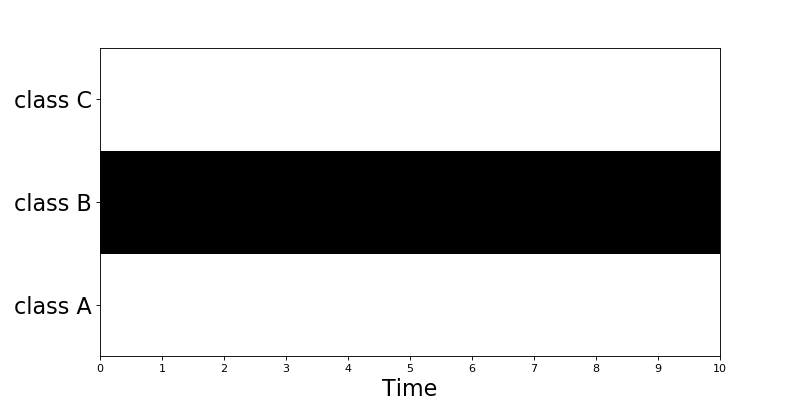

The script that drew this image:
import dcase_util
onehot_encoder = dcase_util.data.OneHotEncoder(label_list=['class A','class B','class C'], time_resolution=0.02)
binary_matrix = onehot_encoder.encode(label='class B', length_seconds=10.0)
binary_matrix.plot()
